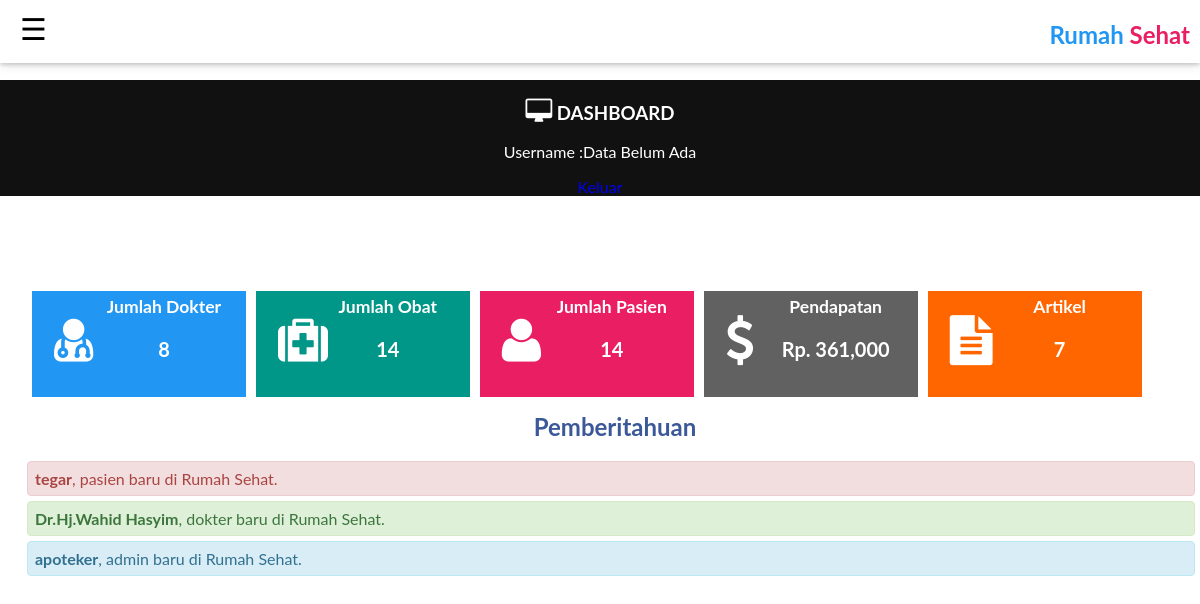
Page /apoteker/index.php on the committed database.
### tables this page shows
CREATE TABLE `tb_pasien` (
  `kd_pasien` int(50) NOT NULL,
  `nm_pasien` varchar(100) NOT NULL,
  `alamat` text NOT NULL,
  `gender` varchar(100) NOT NULL,
  `umur` int(50) NOT NULL,
  `telp` text NOT NULL,
  `username` varchar(100) NOT NULL,
  `password` varchar(100) NOT NULL
);

CREATE TABLE `tb_dokter` (
  `kd_dokter` int(50) NOT NULL,
  `nm_dokter` varchar(100) NOT NULL,
  `spesialis` varchar(100) NOT NULL,
  `alamat` varchar(100) NOT NULL,
  `telp` text NOT NULL,
  `kd_plk` int(50) NOT NULL,
  `tarif` int(50) NOT NULL,
  `ket` text NOT NULL,
  `image` varchar(100) NOT NULL
);

CREATE TABLE `tb_apoteker` (
  `kd_apoteker` int(50) NOT NULL,
  `username` varchar(100) NOT NULL,
  `password` varchar(100) NOT NULL
);

### apoteker/logout.php (called while the page is built, shortened)
<?php
$logoutAction = $_SERVER['PHP_SELF']."?doLogout=true";
?>

### apoteker/index.php (the view, shortened to what this page needs)
<!DOCTYPE html PUBLIC "-//W3C//DTD XHTML 1.0 Transitional//EN" "http://www.w3.org/TR/xhtml1/DTD/xhtml1-transitional.dtd">
<html xmlns="http://www.w3.org/1999/xhtml">
<head>
	<link href="css/sidebar.css" rel="stylesheet">
	<link href="../css/font-awesome.min.css" rel="stylesheet" type="text/css" />
	<link href="css/css.css" rel="stylesheet">
	<link href="css/log-css.css" rel="stylesheet">
</head>
<body onload="myfun()">
<?php include"header.php";?>
<div style="width:100%;">
<div class="content-admin">
<div class="head-admin">
<center style="color:white;"><h3><i class="fa fa-desktop" style="font-size:25px;"></i> DASHBOARD</h3> <?php if (empty($_SESSION['MM_Username'])){ ?>
<p>Username :Data Belum Ada</p>
    <?php }else{ ?>
    	<div class="popup" onclick="myFunction()"><p style="color:#fff;">Selamat Datang <?php echo $_SESSION['MM_Username'];
	}?></p><a onclick="return confirm('Apakah anda ingin Keluar');" href="<?php echo $logoutAction ?>"><span class="popuptext" id="myPopup">Keluar</span></a></div></center>
</div>
	<?php
	$query_dokter = mysql_query("SELECT * FROM tb_dokter");
	$query_obat = mysql_query("SELECT * FROM tb_obat");
	$query_pasien = mysql_query("SELECT * FROM tb_pasien");
	$query_omzet = mysql_query("SELECT SUM(jmlbyr) FROM tb_pembayaran WHERE no_bayar");
	$query_artikel = mysql_query("SELECT * FROM tb_artikel");
	$jum_data1 = mysql_num_rows($query_dokter);
	$jum_data2 = mysql_num_rows($query_obat);
	$jum_data3 = mysql_num_rows($query_pasien);
	$jum_data4 = mysql_fetch_array($query_omzet);
	$jum_data5 = mysql_num_rows($query_artikel);
	?>
	</div>
	<div class="jumlah-all">
		<div class="jumlah1">
		<div style="width: 20%;float: left;height: 100%;padding: 20px 0px 26px 15px;">
			<i class="fa fa-user-md" style="font-size:50px"></i>
		</div>
	<div style="width:70%;float:left;">
			<h3 align="center">Jumlah Dokter</h3>
			<p align="center" style="font-weight:bold;font-size:20px;"><?php echo $jum_data1; ?></p>
		</div>
		</div>
		<div class="jumlah2">
		<div style="width: 20%;float: left;height: 100%;padding: 20px 0px 26px 15px;">
			<i class="fa fa-medkit" style="font-size:50px"></i>
		</div>
	<div style="width:70%;float:left;">
			<h3 align="center">Jumlah Obat</h3>
			<p align="center" style="font-weight:bold;font-size:20px;"><?php echo $jum_data2; ?></p>
		</div>
		</div>
		<div class="jumlah3">
		<div style="width: 20%;float: left;height: 100%;padding: 20px 0px 26px 15px;">
			<i class="fa fa-user" style="font-size:50px"></i>
		</div>
	<div style="width:70%;float:left;">
			<h3 align="center">Jumlah Pasien</h3>
			<p align="center" style="font-weight:bold;font-size:20px;"><?php echo $jum_data3; ?></p>
		</div>
		</div>
		<div class="jumlah4">
		<div style="width: 20%;float: left;height: 100%;padding: 20px 0px 26px 15px;">
			<i class="fa fa-usd" style="font-size:50px"></i>
		</div>
	<div style="width:70%;float:left;">
			<h3 align="center">Pendapatan</h3>
			<p align="center" style="font-weight:bold;font-size:20px;">Rp. <?php echo number_format($jum_data4['SUM(jmlbyr)']);?></p>
		</div>
		</div>
		<div class="jumlah5">
		<div style="width: 20%;float: left;height: 100%;padding: 20px 0px 26px 15px;">
		<i class="fa fa-file-text" style="font-size:50px"></i>
		</div>
	<div style="width:70%;float:left;">
			<h3 align="center">Artikel</h3>
			<p align="center" style="font-weight:bold;font-size:20px;"><?php echo $jum_data5; ?></p>
		</div>
		</div>
		</div>
		<section class="jumlah-all" >
            <header class="heading">
                <center style="color:#3B5998;"><h2>Pemberitahuan</h2></center>
            </header>
                <div class="panel-body" id="noti-box">
                    <?php
                         $tampil=mysql_query("select * from tb_pasien order by kd_pasien desc limit 1");
                            while($data2=mysql_fetch_array($tampil)){
                    ?>
                        <div class="jumlah-all alert alert-block alert-danger">
                        <strong><?php echo $data2['nm_pasien'];?></strong>, pasien baru di Rumah Sehat.
                         </div>
                    <?php } ?>
				</div>
				 <div class="panel-body" id="noti-box">
                    <?php
                         $tampil=mysql_query("select * from tb_dokter order by kd_dokter desc limit 1");
                            while($data2=mysql_fetch_array($tampil)){
                    ?>
                        <div class="jumlah-all alert alert-block alert-success">
                        <strong><?php echo $data2['nm_dokter'];?></strong>, dokter baru di Rumah Sehat.
                         </div>
                    <?php } ?>
				</div>
				<div class="panel-body" id="noti-box">
                    <?php
                         $tampil=mysql_query("select * from tb_apoteker order by kd_apoteker desc limit 1");
                            while($data2=mysql_fetch_array($tampil)){
                    ?>
                        <div class="jumlah-all alert alert-block alert-info">
                        <strong><?php echo $data2['username'];?></strong>, admin baru di Rumah Sehat.
                         </div>
                    <?php } ?>
				</div>
		</section>
</body>
</html>

### apoteker/css/sidebar.css (style rules this page uses)
body { font-family: "Lato", sans-serif; margin:0px; }
a { text-decoration:none; }
.head-admin { width: 100%; height:auto; background-color:#111; float: left; }
.content-admin { width: 100%; height: auto; background-color:#fff; margin:80px 0px; float: left; }

### apoteker/css/css.css (style rules this page uses)
a { text-decoration:none; }
.jumlah1 { padding:5px 7px; margin:15px 5px; width:17%; height:auto; background:#2196F3; color:#fff; float:left; font-size:15px; }
.jumlah1 h3 { margin:0px; }
.jumlah2 { padding:5px 7px; margin:15px 5px; width:17%; height:auto; background:#009688; color:#fff; float:left; font-size:15px; }
.jumlah2 h3 { margin:0px; }
.jumlah3 { padding:5px 7px; margin:15px 5px; width:17%; height:auto; background:#e91e63; color:#fff; float:left; font-size:15px; }
.jumlah3 h3 { margin:0px; }
.jumlah4 { padding:5px 7px; margin:15px 5px; width:17%; height:auto; background:#616161; color:#fff; float:left; font-size:15px; }
.jumlah4 h3 { margin:0px; }
.jumlah5 { padding:5px 7px; margin:15px 5px; width:17%; height:auto; background:#ff6600; color:#fff; float:left; font-size:15px; }
.jumlah5 h3 { margin:0px; }
.jumlah-all { width:98%; margin:0px 0px; padding:50px 0px 0px 27px; }
.alert { padding:7px;margin-bottom:5px;margin-top:5px;border:1px solid transparent;border-radius:4px }
.alert-success { color:#3c763d;background-color:#dff0d8;border-color:#d6e9c6 }
.alert-info { color:#31708f;background-color:#d9edf7;border-color:#bce8f1 }
.alert-danger { color:#a94442;background-color:#f2dede;border-color:#ebccd1 }

### rows in the picture
tb_pasien: nm_pasien "tegar"
tb_dokter: nm_dokter "Dr.Hj.Wahid Hasyim"
tb_apoteker: username "apoteker"

### other values in the picture
$jum_data1 "8"
$jum_data2 "14"
$jum_data3 "14"
$jum_data4['SUM(jmlbyr)'] "361,000"
$jum_data5 "7"
